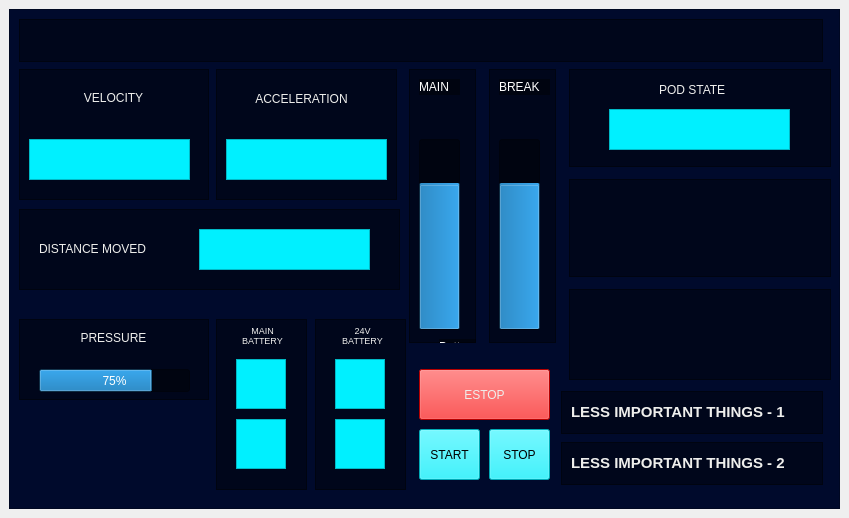
<?xml version="1.0" encoding="UTF-8"?>
<ui version="4.0">
 <class>MainWindow</class>
 <widget class="QMainWindow" name="MainWindow">
  <property name="geometry">
   <rect>
    <x>0</x>
    <y>0</y>
    <width>849</width>
    <height>518</height>
   </rect>
  </property>
  <property name="maximumSize">
   <size>
    <width>851</width>
    <height>519</height>
   </size>
  </property>
  <property name="windowTitle">
   <string>MainWindow</string>
  </property>
  <widget class="QWidget" name="centralwidget">
   <layout class="QVBoxLayout" name="verticalLayout">
    <item>
     <widget class="QFrame" name="frame">
      <property name="enabled">
       <bool>true</bool>
      </property>
      <property name="styleSheet">
       <string notr="true">QFrame{
background-font: 75 11pt &quot;URW Bookman L&quot;;
background-color: rgb(0, 10, 44);
background-radius: 10px;

}
</string>
      </property>
      <property name="frameShape">
       <enum>QFrame::StyledPanel</enum>
      </property>
      <property name="frameShadow">
       <enum>QFrame::Raised</enum>
      </property>
      <widget class="QFrame" name="VELOCITY">
       <property name="geometry">
        <rect>
         <x>10</x>
         <y>60</y>
         <width>190</width>
         <height>131</height>
        </rect>
       </property>
       <property name="styleSheet">
        <string notr="true">QFrame{
background-color: rgb(0, 0, 0, 100);
}</string>
       </property>
       <property name="frameShape">
        <enum>QFrame::StyledPanel</enum>
       </property>
       <property name="frameShadow">
        <enum>QFrame::Raised</enum>
       </property>
       <widget class="QLabel" name="label">
        <property name="geometry">
         <rect>
          <x>60</x>
          <y>20</y>
          <width>69</width>
          <height>17</height>
         </rect>
        </property>
        <property name="styleSheet">
         <string notr="true">QLabel{
background-color: rgb(rgba(0, 0, 0, 100));
color: rgb(238, 238, 236);
}
</string>
        </property>
        <property name="text">
         <string>VELOCITY</string>
        </property>
        <property name="alignment">
         <set>Qt::AlignCenter</set>
        </property>
       </widget>
       <widget class="QTextEdit" name="textEdit_3">
        <property name="geometry">
         <rect>
          <x>10</x>
          <y>70</y>
          <width>161</width>
          <height>41</height>
         </rect>
        </property>
        <property name="styleSheet">
         <string notr="true">QTextEdit{
background-color: rgb(0, 240, 255);
}</string>
        </property>
       </widget>
      </widget>
      <widget class="QFrame" name="frame_4">
       <property name="geometry">
        <rect>
         <x>10</x>
         <y>200</y>
         <width>381</width>
         <height>81</height>
        </rect>
       </property>
       <property name="font">
        <font>
         <weight>50</weight>
         <bold>false</bold>
        </font>
       </property>
       <property name="styleSheet">
        <string notr="true">QFrame{
background-color: rgba(0, 0, 0, 100);
}</string>
       </property>
       <property name="frameShape">
        <enum>QFrame::StyledPanel</enum>
       </property>
       <property name="frameShadow">
        <enum>QFrame::Raised</enum>
       </property>
       <widget class="QLabel" name="label_3">
        <property name="geometry">
         <rect>
          <x>20</x>
          <y>30</y>
          <width>131</width>
          <height>20</height>
         </rect>
        </property>
        <property name="styleSheet">
         <string notr="true">QLabel{
background-color: rgb(rgba(0, 0, 0, 100));
color: rgb(238, 238, 236);
}
</string>
        </property>
        <property name="text">
         <string>DISTANCE MOVED</string>
        </property>
       </widget>
       <widget class="QTextEdit" name="textEdit_2">
        <property name="geometry">
         <rect>
          <x>180</x>
          <y>20</y>
          <width>171</width>
          <height>41</height>
         </rect>
        </property>
        <property name="styleSheet">
         <string notr="true">QTextEdit{
background-color: rgb(0, 240, 255);
}</string>
        </property>
       </widget>
      </widget>
      <widget class="QFrame" name="frame_5">
       <property name="geometry">
        <rect>
         <x>207</x>
         <y>310</y>
         <width>91</width>
         <height>171</height>
        </rect>
       </property>
       <property name="styleSheet">
        <string notr="true">QFrame{
background-color: rgba(0, 0, 0, 100);
}</string>
       </property>
       <property name="frameShape">
        <enum>QFrame::StyledPanel</enum>
       </property>
       <property name="frameShadow">
        <enum>QFrame::Raised</enum>
       </property>
       <widget class="QLabel" name="label_4">
        <property name="geometry">
         <rect>
          <x>16</x>
          <y>6</y>
          <width>61</width>
          <height>21</height>
         </rect>
        </property>
        <property name="styleSheet">
         <string notr="true">QLabel{
background-color: rgb(rgba(0, 0, 0, 100));
color: rgb(238, 238, 236);
}
</string>
        </property>
        <property name="text">
         <string>&lt;html&gt;&lt;head/&gt;&lt;body&gt;&lt;p align=&quot;center&quot;&gt;&lt;span style=&quot; font-size:7pt;&quot;&gt;MAIN&lt;br/&gt;BATTERY&lt;/span&gt;&lt;/p&gt;&lt;/body&gt;&lt;/html&gt;</string>
        </property>
        <property name="alignment">
         <set>Qt::AlignCenter</set>
        </property>
       </widget>
       <widget class="QTextEdit" name="textEdit_4">
        <property name="geometry">
         <rect>
          <x>20</x>
          <y>40</y>
          <width>50</width>
          <height>50</height>
         </rect>
        </property>
        <property name="styleSheet">
         <string notr="true">QTextEdit{
background-color: rgb(0, 240, 255);
}
</string>
        </property>
       </widget>
       <widget class="QTextEdit" name="textEdit_5">
        <property name="geometry">
         <rect>
          <x>20</x>
          <y>100</y>
          <width>50</width>
          <height>50</height>
         </rect>
        </property>
        <property name="styleSheet">
         <string notr="true">QTextEdit{
background-color: rgb(0, 240, 255);
}
</string>
        </property>
       </widget>
      </widget>
      <widget class="QFrame" name="frame_6">
       <property name="geometry">
        <rect>
         <x>306</x>
         <y>310</y>
         <width>91</width>
         <height>171</height>
        </rect>
       </property>
       <property name="styleSheet">
        <string notr="true">QFrame{
background-color: rgba(0, 0, 0, 100);
}</string>
       </property>
       <property name="frameShape">
        <enum>QFrame::StyledPanel</enum>
       </property>
       <property name="frameShadow">
        <enum>QFrame::Raised</enum>
       </property>
       <widget class="QTextEdit" name="textEdit_6">
        <property name="geometry">
         <rect>
          <x>20</x>
          <y>40</y>
          <width>50</width>
          <height>50</height>
         </rect>
        </property>
        <property name="styleSheet">
         <string notr="true">QTextEdit{
background-color: rgb(0, 240, 255);
}
</string>
        </property>
       </widget>
       <widget class="QTextEdit" name="textEdit_7">
        <property name="geometry">
         <rect>
          <x>20</x>
          <y>100</y>
          <width>50</width>
          <height>50</height>
         </rect>
        </property>
        <property name="styleSheet">
         <string notr="true">QTextEdit{
background-color: rgb(0, 240, 255);
}
</string>
        </property>
       </widget>
       <widget class="QLabel" name="label_5">
        <property name="geometry">
         <rect>
          <x>26</x>
          <y>6</y>
          <width>43</width>
          <height>21</height>
         </rect>
        </property>
        <property name="styleSheet">
         <string notr="true">QLabel{
background-color: rgb(rgba(0, 0, 0, 100));
color: rgb(238, 238, 236);
}
</string>
        </property>
        <property name="text">
         <string>&lt;html&gt;&lt;head/&gt;&lt;body&gt;&lt;p align=&quot;center&quot;&gt;&lt;span style=&quot; font-size:7pt;&quot;&gt;24V&lt;br/&gt;BATTERY&lt;/span&gt;&lt;/p&gt;&lt;/body&gt;&lt;/html&gt;</string>
        </property>
       </widget>
      </widget>
      <widget class="QFrame" name="frame_3">
       <property name="geometry">
        <rect>
         <x>207</x>
         <y>60</y>
         <width>181</width>
         <height>131</height>
        </rect>
       </property>
       <property name="styleSheet">
        <string notr="true">QFrame{
background-color: rgb(0, 0, 0, 100);
filter: blur(5px);
}</string>
       </property>
       <property name="frameShape">
        <enum>QFrame::StyledPanel</enum>
       </property>
       <property name="frameShadow">
        <enum>QFrame::Raised</enum>
       </property>
       <widget class="QLabel" name="label_2">
        <property name="geometry">
         <rect>
          <x>30</x>
          <y>20</y>
          <width>111</width>
          <height>20</height>
         </rect>
        </property>
        <property name="styleSheet">
         <string notr="true">QLabel{
background-color: rgb(rgba(0, 0, 0, 100));
color: rgb(238, 238, 236);
}
</string>
        </property>
        <property name="text">
         <string>ACCELERATION</string>
        </property>
        <property name="alignment">
         <set>Qt::AlignCenter</set>
        </property>
       </widget>
       <widget class="QLabel" name="label_14">
        <property name="geometry">
         <rect>
          <x>220</x>
          <y>130</y>
          <width>47</width>
          <height>13</height>
         </rect>
        </property>
        <property name="text">
         <string>TextLabel</string>
        </property>
       </widget>
       <widget class="QTextEdit" name="textEdit_8">
        <property name="geometry">
         <rect>
          <x>10</x>
          <y>70</y>
          <width>161</width>
          <height>41</height>
         </rect>
        </property>
        <property name="styleSheet">
         <string notr="true">QTextEdit{
background-color: rgb(0, 240, 255);
}</string>
        </property>
       </widget>
      </widget>
      <widget class="QFrame" name="frame_8">
       <property name="geometry">
        <rect>
         <x>10</x>
         <y>10</y>
         <width>804</width>
         <height>43</height>
        </rect>
       </property>
       <property name="maximumSize">
        <size>
         <width>804</width>
         <height>43</height>
        </size>
       </property>
       <property name="styleSheet">
        <string notr="true">background-color: rgba(0, 0, 0, 100);</string>
       </property>
       <property name="frameShape">
        <enum>QFrame::StyledPanel</enum>
       </property>
       <property name="frameShadow">
        <enum>QFrame::Raised</enum>
       </property>
      </widget>
      <widget class="QFrame" name="frame_9">
       <property name="geometry">
        <rect>
         <x>10</x>
         <y>310</y>
         <width>190</width>
         <height>81</height>
        </rect>
       </property>
       <property name="styleSheet">
        <string notr="true">background-color: rgba(0, 0, 0, 100);</string>
       </property>
       <property name="frameShape">
        <enum>QFrame::StyledPanel</enum>
       </property>
       <property name="frameShadow">
        <enum>QFrame::Raised</enum>
       </property>
       <widget class="QLabel" name="label_7">
        <property name="geometry">
         <rect>
          <x>60</x>
          <y>10</y>
          <width>69</width>
          <height>17</height>
         </rect>
        </property>
        <property name="styleSheet">
         <string notr="true">QLabel{
background-color: rgb(rgba(0, 0, 0, 100));
color: rgb(238, 238, 236);
}
</string>
        </property>
        <property name="text">
         <string>PRESSURE</string>
        </property>
        <property name="alignment">
         <set>Qt::AlignCenter</set>
        </property>
       </widget>
       <widget class="QProgressBar" name="progressBar">
        <property name="geometry">
         <rect>
          <x>20</x>
          <y>50</y>
          <width>151</width>
          <height>23</height>
         </rect>
        </property>
        <property name="styleSheet">
         <string notr="true">color: rgb(255, 255, 255);</string>
        </property>
        <property name="value">
         <number>75</number>
        </property>
       </widget>
      </widget>
      <widget class="QFrame" name="frame_12">
       <property name="geometry">
        <rect>
         <x>400</x>
         <y>60</y>
         <width>67</width>
         <height>274</height>
        </rect>
       </property>
       <property name="styleSheet">
        <string notr="true">background-color: rgba(0, 0, 0, 100);</string>
       </property>
       <property name="frameShape">
        <enum>QFrame::StyledPanel</enum>
       </property>
       <property name="frameShadow">
        <enum>QFrame::Raised</enum>
       </property>
       <widget class="QProgressBar" name="progressBar_2">
        <property name="geometry">
         <rect>
          <x>10</x>
          <y>70</y>
          <width>41</width>
          <height>191</height>
         </rect>
        </property>
        <property name="styleSheet">
         <string notr="true">color: rgb(255, 255, 255);</string>
        </property>
        <property name="value">
         <number>75</number>
        </property>
        <property name="orientation">
         <enum>Qt::Vertical</enum>
        </property>
       </widget>
       <widget class="QLabel" name="label_23">
        <property name="geometry">
         <rect>
          <x>30</x>
          <y>270</y>
          <width>51</width>
          <height>16</height>
         </rect>
        </property>
        <property name="styleSheet">
         <string notr="true">color: rgb(255, 255, 255);</string>
        </property>
        <property name="text">
         <string>Battery :</string>
        </property>
       </widget>
       <widget class="QLabel" name="label_24">
        <property name="geometry">
         <rect>
          <x>10</x>
          <y>10</y>
          <width>41</width>
          <height>16</height>
         </rect>
        </property>
        <property name="styleSheet">
         <string notr="true">color: rgb(255, 255, 255);</string>
        </property>
        <property name="text">
         <string>MAIN</string>
        </property>
       </widget>
      </widget>
      <widget class="QFrame" name="frame_13">
       <property name="geometry">
        <rect>
         <x>480</x>
         <y>60</y>
         <width>67</width>
         <height>274</height>
        </rect>
       </property>
       <property name="styleSheet">
        <string notr="true">background-color: rgba(0, 0, 0, 100);</string>
       </property>
       <property name="frameShape">
        <enum>QFrame::StyledPanel</enum>
       </property>
       <property name="frameShadow">
        <enum>QFrame::Raised</enum>
       </property>
       <widget class="QProgressBar" name="progressBar_3">
        <property name="geometry">
         <rect>
          <x>10</x>
          <y>70</y>
          <width>41</width>
          <height>191</height>
         </rect>
        </property>
        <property name="styleSheet">
         <string notr="true">color: rgb(255, 255, 255);</string>
        </property>
        <property name="value">
         <number>75</number>
        </property>
        <property name="orientation">
         <enum>Qt::Vertical</enum>
        </property>
       </widget>
       <widget class="QLabel" name="label_26">
        <property name="geometry">
         <rect>
          <x>10</x>
          <y>10</y>
          <width>51</width>
          <height>16</height>
         </rect>
        </property>
        <property name="styleSheet">
         <string notr="true">color: rgb(255, 255, 255);</string>
        </property>
        <property name="text">
         <string>BREAK</string>
        </property>
       </widget>
      </widget>
      <widget class="QFrame" name="frame_18">
       <property name="geometry">
        <rect>
         <x>560</x>
         <y>60</y>
         <width>262</width>
         <height>98</height>
        </rect>
       </property>
       <property name="styleSheet">
        <string notr="true">background-color: rgba(0, 0, 0, 100)</string>
       </property>
       <property name="frameShape">
        <enum>QFrame::StyledPanel</enum>
       </property>
       <property name="frameShadow">
        <enum>QFrame::Raised</enum>
       </property>
       <widget class="QLabel" name="label_6">
        <property name="geometry">
         <rect>
          <x>90</x>
          <y>0</y>
          <width>81</width>
          <height>41</height>
         </rect>
        </property>
        <property name="styleSheet">
         <string notr="true">QLabel{
background-color: rgb(rgba(0, 0, 0, 100));
color: rgb(238, 238, 236);
}
</string>
        </property>
        <property name="text">
         <string>POD STATE</string>
        </property>
       </widget>
       <widget class="QTextEdit" name="textEdit">
        <property name="geometry">
         <rect>
          <x>40</x>
          <y>40</y>
          <width>181</width>
          <height>41</height>
         </rect>
        </property>
        <property name="styleSheet">
         <string notr="true">QTextEdit{
background-color: rgb(0, 240, 255);
}</string>
        </property>
       </widget>
      </widget>
      <widget class="QFrame" name="frame_19">
       <property name="geometry">
        <rect>
         <x>552</x>
         <y>433</y>
         <width>262</width>
         <height>43</height>
        </rect>
       </property>
       <property name="styleSheet">
        <string notr="true">background-color: rgba(0, 0, 0, 100)</string>
       </property>
       <property name="frameShape">
        <enum>QFrame::StyledPanel</enum>
       </property>
       <property name="frameShadow">
        <enum>QFrame::Raised</enum>
       </property>
       <widget class="QLabel" name="label_10">
        <property name="geometry">
         <rect>
          <x>10</x>
          <y>6</y>
          <width>231</width>
          <height>31</height>
         </rect>
        </property>
        <property name="styleSheet">
         <string notr="true">QLabel{
background-color: rgb(rgba(0, 0, 0, 100));
color: rgb(238, 238, 236);
}
</string>
        </property>
        <property name="text">
         <string>&lt;html&gt;&lt;head/&gt;&lt;body&gt;&lt;p&gt;&lt;span style=&quot; font-size:11.5pt; font-weight:600;&quot;&gt;LESS IMPORTANT THINGS - 2&lt;/span&gt;&lt;/p&gt;&lt;/body&gt;&lt;/html&gt;</string>
        </property>
        <property name="alignment">
         <set>Qt::AlignLeading|Qt::AlignLeft|Qt::AlignVCenter</set>
        </property>
       </widget>
      </widget>
      <widget class="QFrame" name="frame_20">
       <property name="geometry">
        <rect>
         <x>552</x>
         <y>382</y>
         <width>262</width>
         <height>43</height>
        </rect>
       </property>
       <property name="styleSheet">
        <string notr="true">background-color: rgba(0, 0, 0, 100)</string>
       </property>
       <property name="frameShape">
        <enum>QFrame::StyledPanel</enum>
       </property>
       <property name="frameShadow">
        <enum>QFrame::Raised</enum>
       </property>
       <widget class="QLabel" name="label_9">
        <property name="geometry">
         <rect>
          <x>10</x>
          <y>6</y>
          <width>231</width>
          <height>31</height>
         </rect>
        </property>
        <property name="styleSheet">
         <string notr="true">QLabel{
background-color: rgb(rgba(0, 0, 0, 100));
color: rgb(238, 238, 236);
}
</string>
        </property>
        <property name="text">
         <string>&lt;html&gt;&lt;head/&gt;&lt;body&gt;&lt;p&gt;&lt;span style=&quot; font-size:11.5pt; font-weight:600;&quot;&gt;LESS IMPORTANT THINGS - 1&lt;/span&gt;&lt;/p&gt;&lt;/body&gt;&lt;/html&gt;</string>
        </property>
        <property name="alignment">
         <set>Qt::AlignLeading|Qt::AlignLeft|Qt::AlignVCenter</set>
        </property>
       </widget>
      </widget>
      <widget class="QFrame" name="frame_21">
       <property name="geometry">
        <rect>
         <x>560</x>
         <y>170</y>
         <width>262</width>
         <height>98</height>
        </rect>
       </property>
       <property name="styleSheet">
        <string notr="true">background-color: rgba(0, 0, 0, 100)</string>
       </property>
       <property name="frameShape">
        <enum>QFrame::StyledPanel</enum>
       </property>
       <property name="frameShadow">
        <enum>QFrame::Raised</enum>
       </property>
      </widget>
      <widget class="QPushButton" name="pushButton">
       <property name="geometry">
        <rect>
         <x>410</x>
         <y>420</y>
         <width>61</width>
         <height>51</height>
        </rect>
       </property>
       <property name="styleSheet">
        <string notr="true">QPushButton{
background-color: rgb(0, 240, 255);
}</string>
       </property>
       <property name="text">
        <string>START</string>
       </property>
      </widget>
      <widget class="QPushButton" name="pushButton_2">
       <property name="geometry">
        <rect>
         <x>480</x>
         <y>420</y>
         <width>61</width>
         <height>51</height>
        </rect>
       </property>
       <property name="styleSheet">
        <string notr="true">QPushButton{
background-color: rgb(0, 240, 255);
}</string>
       </property>
       <property name="text">
        <string>STOP</string>
       </property>
      </widget>
      <widget class="QPushButton" name="pushButton_3">
       <property name="geometry">
        <rect>
         <x>410</x>
         <y>360</y>
         <width>131</width>
         <height>51</height>
        </rect>
       </property>
       <property name="styleSheet">
        <string notr="true">QPushButton{
background-color: rgb(255, 0, 0);
color: rgb(238, 238, 236);
}</string>
       </property>
       <property name="text">
        <string>ESTOP</string>
       </property>
      </widget>
      <widget class="QFrame" name="frame_7">
       <property name="geometry">
        <rect>
         <x>560</x>
         <y>280</y>
         <width>262</width>
         <height>91</height>
        </rect>
       </property>
       <property name="styleSheet">
        <string notr="true">background-color: rgba(0, 0, 0, 100)</string>
       </property>
       <property name="frameShape">
        <enum>QFrame::StyledPanel</enum>
       </property>
       <property name="frameShadow">
        <enum>QFrame::Raised</enum>
       </property>
      </widget>
     </widget>
    </item>
   </layout>
  </widget>
 </widget>
 <resources/>
 <connections/>
</ui>
